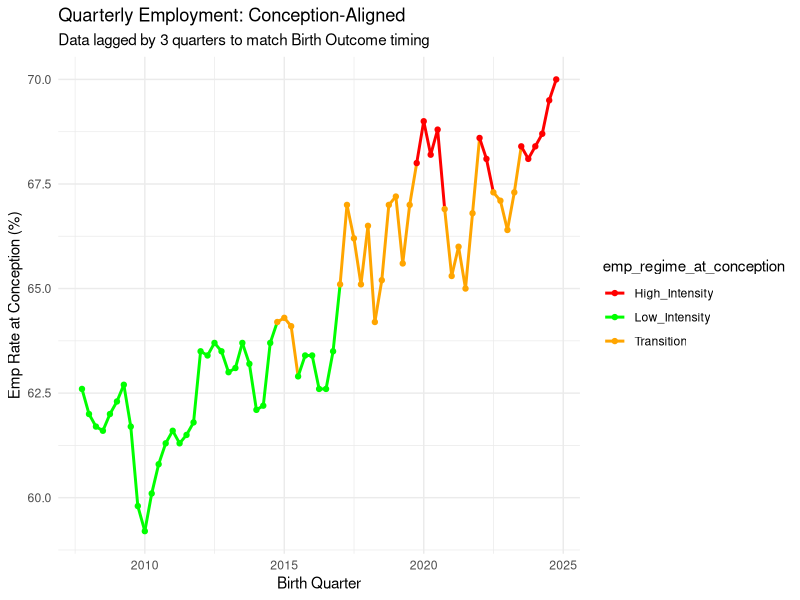

The R script that drew this image:
# CRISP-DM Phase 3: Data Preparation (Feature Engineering)
# =======================================================
# Objective: Create high density features for use with our tree-based models (XGBoost/RF).
# Per discussion with Danielle, we want to keep these seperate for tree based models
# since ARIMA doesn't need them, at least for Stage 1 of our project methodology.

library(tidyverse)
library(lubridate)
library(zoo)
library(rsample)

# 1. Load the processed quarterly employment data that we previously prepared
emp_quarterly <- read_csv("project/data/processed/employment_rate_quarterly_occurrence.csv")

# 2. Apply Feature Engineering to this dataset for use with tree-based models (XGBoost/RF)
# Here we transform the raw rate into high-density predictors (Lags, Momentum, Volatility, Regimes)
# shifted by 3 quarters to represent and align with the conception window.
# TODO A reminder to consider and build these into the formulas during the modeling phase.
model_features <- emp_quarterly %>%
  arrange(quarter_start_date) %>%
  mutate(
    emp_at_conception   = lag(emp_rate, 3), # 3 Quarters = 9 Months
    # Introduce momentum as change between conception quarter and 1 year prior to conception (4Q = 1 year)
    emp_momentum_lag3   = lag(emp_rate, 3) - lag(emp_rate, 7),
    # Introduce volatility (i.e. the stability of the market at time of conception)
    # --> apply a 4-quarter rolling SD (1 year), lagged to the point of conception (3 * 3 months = 9)
    emp_volatility_lag3 = rollapply(emp_rate, width = 4, FUN = sd, fill = NA, align = "right") %>%
      lag(3),
    # Introduce regimes as a categorical state of the job market at time of conception where transition is
    # when things are moving from one level of intensity to another, i.e. moving from low to high intensity.
    emp_regime_at_conception = case_when(
      emp_at_conception >= 67.5 ~ "High_Intensity",
      emp_at_conception <= 64.0 ~ "Low_Intensity",
      TRUE                      ~ "Transition"
    ),
    # A binary indicator to later test the idea on opportunity cost, which is the theory that with
    # more intensive careers comes a reduction in the desire or time to have children.
    # 69 is the value that was derived during the data understanding phase of analysis.
    is_emp_peak_at_conception = ifelse(emp_at_conception > 69.0, 1, 0)
  ) %>%
  # Remove any NAs that were added by the 7-quarter lookback - we do lose 2 years of data doing this.
  # However, by sacrificing the first two years of data we better ensure that the model has enough
  # historical context to calculate market speed and stability at the exact moment of conception.
  # Basically, because a pregnancy takes 9 months we wouldn't be able to explain why babies were born in
  # 2006 without knowing what the economy looked like in 2005, therefore even though we sacrifice this
  # data we end up with higher quality data that can be used to make predictions using our tree models.
  drop_na()

# 3. Visualise the Regimes to verify if Opportunity Cost is a possible reality
# i.e. in the Red high intensity period, this is where we should expect to see birth rates drop in relation
# to economic factors - this is when females are in much higher employment, therefore we would expect to
# see a drop in birth rates as females sacrifice having children in favour of their careers.
# This can be confirmed later, but for now this just shows that our data is appropriate to later demonstrate
# this theory. Note that this theory is derived from the literature and is therefore a good indication
# of what we should expect to see when comparing employment rate to birth rates.
# Updated note post-Modeling - we did indeed observe this since for the tree based models, lagged employment
# rate was the key predictor for both RF and XGBoost.
ggplot(model_features, aes(x = quarter_start_date, y = emp_at_conception, color = emp_regime_at_conception)) +
  geom_line(size = 1, aes(group = 1)) +
  geom_point() +
  scale_color_manual(values = c("High_Intensity" = "red", "Transition" = "orange", "Low_Intensity" = "green")) +
  labs(title = "Quarterly Employment: Conception-Aligned",
       subtitle = "Data lagged by 3 quarters to match Birth Outcome timing",
       x = "Birth Quarter", y = "Emp Rate at Conception (%)") +
  theme_minimal()

# 4. Save the output for Phase 4 (Modeling)
write_csv(model_features, "project/data/processed/employment_tree_model_features_quarterly.csv")

# 5. Summary check
summary(model_features)
#  quarter_start_date        year        quarter           quarter_num
#  Min.   :2007-10-01   Min.   :2007   Length:69          Min.   :1.000
#  1st Qu.:2012-01-01   1st Qu.:2012   Class :character   1st Qu.:2.000
#  Median :2016-04-01   Median :2016   Mode  :character   Median :3.000
#  Mean   :2016-03-31   Mean   :2016                      Mean   :2.522
#  3rd Qu.:2020-07-01   3rd Qu.:2020                      3rd Qu.:4.000
#  Max.   :2024-10-01   Max.   :2024                      Max.   :4.000
# --> Note the loss of some initial data points as we use them to derive lag.
